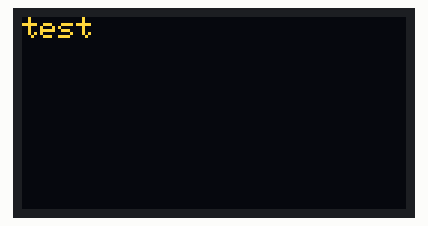
Simulated run of this sketch. Board: ESP8266 (NodeMCU). Shown: 128×64 one-colour display. The OLED is the two-colour kind (top 16 rows yellow); the display library's start-up logo is not drawn; random numbers use the default seed unless the sketch sets one.

Above: at 2.1 s.
At 4.26 s:
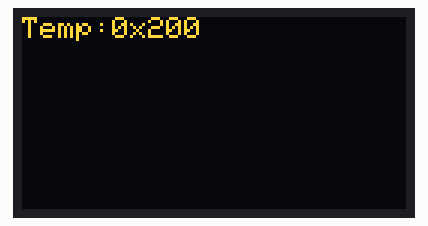
At 8.58 s:
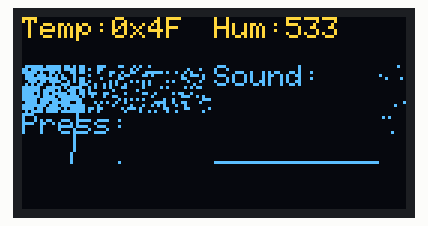
At 13.22 s:
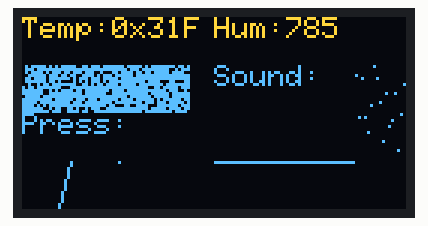
At 21.97 s:
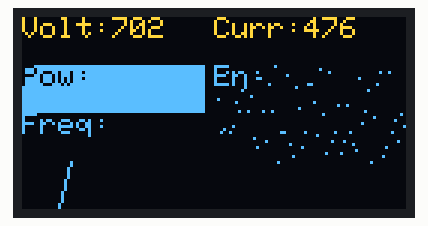
At 39.81 s:
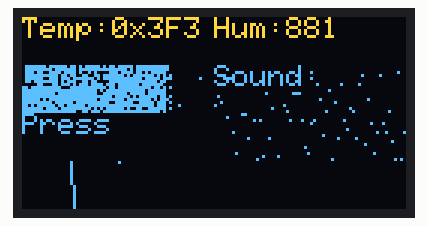

Measured:
- what the display in image 0 shows lasts 2.0 s, from 2.1 s to 4.1 s

The sketch:

multilayout.ino
```cpp
// Adafruit OLED display library
#include <Adafruit_GFX.h>
#include <Adafruit_SSD1306.h>

// Display dimensions
#define SCREEN_WIDTH 128 // OLED display width, in pixels
#define SCREEN_HEIGHT 64 // OLED display height, in pixels

// Display object
//Adafruit_SSD1306 display(SCREEN_WIDTH, SCREEN_HEIGHT, &Wire, -1);

// Declaration for SSD1306 display connected using software SPI (default case):
/*
#define OLED_MOSI   D7
#define OLED_CLK    D5
#define OLED_DC     D2
#define OLED_CS     D8
#define OLED_RESET  D3
Adafruit_SSD1306 display(SCREEN_WIDTH, SCREEN_HEIGHT,
  OLED_MOSI, OLED_CLK, OLED_DC, OLED_RESET, OLED_CS);
*/
///*
// Comment out above, uncomment this block to use hardware SPI
#define OLED_DC     D2
#define OLED_CS     D8
#define OLED_RESET  D3
Adafruit_SSD1306 display(SCREEN_WIDTH, SCREEN_HEIGHT,
  &SPI, OLED_DC, OLED_RESET, OLED_CS);
//*/

// Define the widget element struct
// Each widget element has a name, a label, a position, a font size, an update rate, and a display mode
// The display modes are: 0 for hex, 1 for dec, 2 for bar, 3 for rolling graph, 4 for analog gauge
// The parameters for each mode are: min, max, color, width, height, radius, etc.
struct WidgetElement {
  String name; // The name of the widget element
  String label; // The label to show on the display
  int x; // The x position of the label
  int y; // The y position of the label
  int font; // The font size of the label
  int rate; // The update rate of the widget element in milliseconds
  int mode; // The display mode of the widget element
  int params[10]; // The parameters for the display mode
};

// Define the layout array
// Each layout is an array of widget elements
// You can add or remove layouts as you wish
WidgetElement layouts[][5] = {
  // Layout 1: temperature, humidity, light, sound, pressure
  {
    // Widget element 1: temperature in hex
    {
      "temp", // The name of the widget element
      "Temp:", // The label to show on the display
      0, // The x position of the label
      0, // The y position of the label
      1, // The font size of the label
      500, // The update rate of the widget element in milliseconds
      0, // The display mode of the widget element (0 for hex)
     {
        0, // The minimum value of the widget element
        1023, // The maximum value of the widget element
        WHITE, // The color
        8*8, // Total width  (used by ClearArea() to clear underneath , total size estimated)
        1*8, // Total height (used by ClearArea() to clear underneath , total size estimated)
        0, 0, 0, 0, 0 // The unused parameters for the display mode
      }

    },
    // Widget element 2: humidity in dec
    {
      "hum", // The name of the widget element
      "Hum:", // The label to show on the display
      64, // The x position of the label
      0, // The y position of the label
      1, // The font size of the label
      1000, // The update rate of the widget element in milliseconds
      1, // The display mode of the widget element (1 for dec)
      {
        0, // The minimum value of the widget element
        1023, // The maximum value of the widget element
        WHITE, // The color
        8*8, // Total width  (used by ClearArea() to clear underneath , total size estimated)
        1*8, // Total height (used by ClearArea() to clear underneath , total size estimated)
        0, 0, 0, 0, 0 // The unused parameters for the display mode
      }
    },
    // Widget element 3: light in bar
    {
      "light", // The name of the widget element
      "Light:", // The label to show on the display
      0, // The x position of the label
      16, // The y position of the label
      1, // The font size of the label
      50, // The update rate of the widget element in milliseconds
      0x21, // The display mode of the widget element (0x21 for 2-bar 1-subtype fade)
      {
        0, // The minimum value of the widget element
        1023, // The maximum value of the widget element
        WHITE, // The bar color
        64, // The bar width
        16, // The bar height
        20, // the bar white rate
        50, // the bar fade rate
        0, 0, 0 // The unused parameters for the display mode
      }
    },
    // Widget element 4: sound in rolling graph
    {
      "sound", // The name of the widget element
      "Sound:", // The label to show on the display
      64, // The x position of the graph
      16, // The y position of the graph
      1, // The font size of the label
      500, // The update rate of the widget element in milliseconds
      3, // The display mode of the widget element (3 for rolling graph)
      {
        0, // The minimum value of the widget element
        1023, // The maximum value of the widget element
        WHITE, // The graph color
        64, // The graph width
        32, // The graph height
        0, 0, 0, 0, 0 // The unused parameters for the display mode
      }
    },
    // Widget element 5: pressure in analog gauge
    {
      "press", // The name of the widget element
      "Press:", // The label to show on the display
      0, // The x position of the label
      32, // The y position of the label
      1, // The font size of the label
      50, // The update rate of the widget element in milliseconds
      4, // The display mode of the widget element (4 for analog gauge)
      {
        0, // The minimum value of the widget element
        100, // The maximum value of the widget element
        WHITE, // The gauge color
        32, // The gauge width
        32, // The gauge height
        16, // The gauge radius
        0, 0, 0, 0 // The unused parameters for the display mode
      }
    }
  },
  // Layout 2: voltage, current, power, energy, frequency
  {
    // Widget element 1: voltage in dec
    {
      "volt", // The name of the widget element
      "Volt:", // The label to show on the display
      0, // The x position of the label
      0, // The y position of the label
      1, // The font size of the label
      1000, // The update rate of the widget element in milliseconds
      1, // The display mode of the widget element (1 for dec)
      {
        0, // The minimum value of the widget element
        1023, // The maximum value of the widget element
        WHITE, // The color
        8*8, // Total width  (used by ClearArea() to clear underneath , total size estimated)
        1*8, // Total height (used by ClearArea() to clear underneath , total size estimated)
        0, 0, 0, 0, 0 // The unused parameters for the display mode
      }
    },
    // Widget element 2: current in dec
    {
      "curr", // The name of the widget element
      "Curr:", // The label to show on the display
      64, // The x position of the label
      0, // The y position of the label
      1, // The font size of the label
      1000, // The update rate of the widget element in milliseconds
      1, // The display mode of the widget element (1 for dec)
      {
        0, // The minimum value of the widget element
        1023, // The maximum value of the widget element
        WHITE, // The color
        8*8, // Total width  (used by ClearArea() to clear underneath , total size estimated)
        1*8, // Total height (used by ClearArea() to clear underneath , total size estimated)
        0, 0, 0, 0, 0 // The unused parameters for the display mode
      }
    },
    // Widget element 3: power in bar
    {
      "pow", // The name of the widget element
      "Pow:", // The label to show on the display
      0, // The x position of the label
      16, // The y position of the label
      1, // The font size of the label
      500, // The update rate of the widget element in milliseconds
      2, // The display mode of the widget element (2 for bar)
      {
        0, // The minimum value of the widget element
        1023, // The maximum value of the widget element
        WHITE, // The bar color
        64, // The bar width
        16, // The bar height
        0, 0, 0, 0, 0 // The unused parameters for the display mode
      }
    },
    // Widget element 4: energy in rolling graph
    {
      "en", // The name of the widget element
      "En:", // The label to show on the display
      64, // The x position of the label
      16, // The y position of the label
      1, // The font size of the label
      100, // The update rate of the widget element in milliseconds
      3, // The display mode of the widget element (3 for rolling graph)
      {
        0, // The minimum value of the widget element
        1023, // The maximum value of the widget element
        WHITE, // The graph color
        64, // The graph width
        32, // The graph height
        0, 0, 0, 0, 0 // The unused parameters for the display mode
      }
    },
// Widget element 5: frequency in analog gauge
    {
      "freq", // The name of the widget element
      "Freq:", // The label to show on the display
      0, // The x position of the label
      32, // The y position of the label
      1, // The font size of the label
      500, // The update rate of the widget element in milliseconds
      4, // The display mode of the widget element (4 for analog gauge)
      {
        0, // The minimum value of the widget element
        100, // The maximum value of the widget element
        WHITE, // The gauge color
        32, // The gauge width
        32, // The gauge height
        16, // The gauge radius
        0, 0, 0, 0 // The unused parameters for the display mode
      }
    }
  }
};

// Define the number of layouts
#define NUM_LAYOUTS (sizeof(layouts) / sizeof(layouts[0]))

// Define the number of widget elements per layout
#define NUM_WIDGETS (sizeof(layouts[0]) / sizeof(layouts[0][0]))

// Define the buffer size for the rolling graph
#define BUFFER_SIZE 64

// Define the buffer for the rolling graph
int buffer[BUFFER_SIZE];

// Define the buffer index for the rolling graph
int bufferIndex = 0;

// Define the last update time for each widget element
unsigned long lastUpdate[NUM_WIDGETS];

// Define the current value for each widget element
int currentValue[NUM_WIDGETS];

// Define the current layout index
int currentLayout = 0;

// Define the last layout change time
unsigned long lastLayoutChange = 0;

// Define the layout change interval
unsigned long layoutChangeInterval = 16000; // 6 seconds

// Initialize the display
void initDisplay() {
  // Initialize with I2C address 0x3C
  if (!display.begin(SSD1306_SWITCHCAPVCC)) {
    Serial.println("SSD1306 allocation failed");
    for (;;); // Don't proceed, loop forever
  }

  display.display();
  delay(2000); // Pause for 2 seconds

  // Clear the display buffer
  display.clearDisplay();

  // Set the display rotation
//  display.setRotation(0);

  // Set the display contrast
//  display.setContrast(255);
//  display.dim(0); any value above 0 switches off the display in my case

    display.setTextSize(1);
    display.setTextColor(WHITE);
    display.setCursor(0, 0);
    display.print("test");


  // Display the buffer on the screen
  display.display();
  delay (2000);
}

// Update the display
void updateDisplay() {
  // Check if the layout needs to be changed
  if (millis() - lastLayoutChange >= layoutChangeInterval) {
    // Update the last layout change time
    lastLayoutChange = millis();

    // Increment the current layout index
    currentLayout++;

    // Wrap the current layout index
    if (currentLayout >= NUM_LAYOUTS) {
      currentLayout = 0;
    }

    // Clear the display buffer
    display.clearDisplay();
  }

  // Get the current layout
  WidgetElement* layout = layouts[currentLayout];

  // Loop through the widget elements
  for (int i = 0; i < NUM_WIDGETS; i++) {
    // Get the current widget element
    WidgetElement widget = layout[i];

    // Check if the widget element needs to be updated
    if (millis() - lastUpdate[i] >= widget.rate) {
      // Update the last update time
      lastUpdate[i] = millis();

      // Update the current value
      currentValue[i] = readWidget(widget.name);

      // Clear the area of the widget element
//      clearArea(widget);

      // Display the label
//      display.setTextSize(widget.font);
//      display.setTextColor(WHITE);
//      display.setCursor(widget.x, widget.y);
//      display.print(widget.label);

      // Display the value according to the mode
      switch (widget.mode) {
        case 0: // Hex
          clearArea(widget);
          display.setTextSize(widget.font);
          display.setTextColor(WHITE);
          display.setCursor(widget.x, widget.y);
          display.print(widget.label);
          display.print("0x");
          display.print(currentValue[i], HEX);
          break;
        case 1: // Dec
          clearArea(widget);
          display.setTextSize(widget.font);
          display.setTextColor(WHITE);
          display.setCursor(widget.x, widget.y);
          display.print(widget.label);
          display.print(currentValue[i], DEC);
          break;

        case 0x2: // Bar
          clearArea(widget);
//          clearArea_50(widget);

          displayBar(widget, currentValue[i]);
          display.setTextSize(widget.font);
//          display.setTextColor(WHITE);
          display.setTextColor(2); // FIXME: 2 for xor , but this should not be hardcoded as in color display this will fuck things up.
          display.setCursor(widget.x, widget.y);
          display.print(widget.label);
          break;

        case 0x21: // Bar with fade
//          clearArea(widget);
          clearAreaRate(widget,widget.params[6]); // set the clear area rate with the rate defined in the widget parameters

//          displayBar(widget, currentValue[i]);
          displayBarRate(widget, currentValue[i]);

          display.setTextSize(widget.font);
//          display.setTextColor(WHITE);
          display.setTextColor(2); // FIXME: 2 for xor , but this should not be hardcoded as in color display this will fuck things up.
          display.setCursor(widget.x, widget.y);
          display.print(widget.label);
          break;

        case 3: // Rolling graph
          clearArea(widget);
          display.setTextSize(widget.font);
//          display.setTextColor(WHITE);
          display.setTextColor(2); // FIXME: 2 for xor , but this should not be hardcoded as in color display this will fuck things up.
          display.setCursor(widget.x, widget.y);
          display.print(widget.label);

          displayGraph(widget, currentValue[i]);
          break;
        case 4: // Analog gauge
          clearArea(widget);
          display.setTextSize(widget.font);
//          display.setTextColor(WHITE);
          display.setTextColor(2); // FIXME: 2 for xor , but this should not be hardcoded as in color display this will fuck things up.
          display.setCursor(widget.x, widget.y);
          display.print(widget.label);

          displayGauge(widget, currentValue[i]);
          break;
        default: // Invalid mode
          display.print("?");
          break;
      }
      display.display();
    }
  }

  // Display the buffer on the screen
//  display.display();
}

// Read a widget element from a sensor or a pin
int readWidget(String name) {
  // TODO: Replace this with your own code to read the widget element from a sensor or a pin
  // For example, you can use analogRead(), digitalRead(), or a library function
  // For now, we just return a random value
  return random(0, 1024);
}

// Clear the area of a widget element
void clearArea(WidgetElement widget) {
  // Get the parameters
  int min = widget.params[0]; // The minimum value
  int max = widget.params[1]; // The maximum value
  int color = widget.params[2]; // The color
  int width = widget.params[3]; // The width
  int height = widget.params[4]; // The height
  int radius = widget.params[5]; // The radius

  // Calculate the area to clear
  int x1 = widget.x;
  int y1 = widget.y;
  int x2 = widget.x + width;
  int y2 = widget.y + height+1;

  // Clear the area
  display.fillRect(x1, y1, x2 - x1, y2 - y1, BLACK);
}

// Clear approx 50%the area of a widget element
void clearAreaRate(WidgetElement widget, int rate) {
  // Get the parameters
  int min = widget.params[0]; // The minimum value
  int max = widget.params[1]; // The maximum value
  int color = widget.params[2]; // The color
  int width = widget.params[3]; // The width
  int height = widget.params[4]; // The height
  int radius = widget.params[5]; // The radius

  // Calculate the area to clear
  int x1 = widget.x;
  int y1 = widget.y;
  int x2 = widget.x + width;
  int y2 = widget.y + height+1;

  // Clear the area
//  display.fillRect(x1, y1, x2 - x1, y2 - y1, BLACK);
  fillRectWithRate(x1, y1, x2 - x1, y2 - y1, BLACK,rate);

}

void fillRectWithRate(int x, int y, int w, int h, int color, int rate) {
  // calculate the number of pixels to fill
  // Fill the rectangle from left to right, top to bottom
  for (int py=y; py < y+h  ; py++) {
    for (int px=x ; px < x+w ; px++) {
      if ( random(100) > rate) {
        display.drawPixel(px,py,color);
      }
    }
  }
}

// Display a bar
void displayBar(WidgetElement widget, int value) {
  // Get the parameters
  int min = widget.params[0]; // The minimum value
  int max = widget.params[1]; // The maximum value
  int color = widget.params[2]; // The bar color
  int width = widget.params[3]; // The bar width
  int height = widget.params[4]; // The bar height

  // Map the value to the bar range
  int bar = map(value, min, max, 0, width);

  // Draw the bar
  display.fillRect(widget.x, widget.y, bar, height, color);
}

// Display a bar
void displayBarRate(WidgetElement widget, int value) {
  // Get the parameters
  int min     = widget.params[0]; // The minimum value
  int max     = widget.params[1]; // The maximum value
  int color   = widget.params[2]; // The bar color
  int width   = widget.params[3]; // The bar width
  int height  = widget.params[4]; // The bar height
  int rate    = widget.params[5]; // the bar intensity rate

  // Map the value to the bar range
  int bar = map(value, min, max, 0, width);

  // Draw the bar
  fillRectWithRate(widget.x, widget.y, bar, height, color,rate);
}


// Display a rolling graph
void displayGraph(WidgetElement widget, int value) {
  // Get the parameters
  int min = widget.params[0]; // The minimum value
  int max = widget.params[1]; // The maximum value
  int color = widget.params[2]; // The graph color
  int width = widget.params[3]; // The graph width
  int height = widget.params[4]; // The graph height

  // Map the value to the graph range
  int graph = map(value, min, max, 0, height);

  // Shift the buffer to the left
  for (int i = 0; i < BUFFER_SIZE - 1; i++) {
    buffer[i] = buffer[i + 1];
  }

  // Add the new value to the buffer
  buffer[BUFFER_SIZE - 1] = graph;

  // Increment the buffer index
  bufferIndex++;

  // Wrap the buffer index
  if (bufferIndex >= BUFFER_SIZE) {
    bufferIndex = 0;
  }

  // Draw the graph
  for (int i = 0; i < BUFFER_SIZE; i++) {
    int x = widget.x + i;
    int y = widget.y + height - buffer[i];
    display.drawPixel(x, y, color);
  }
}

// Display an analog gauge
void displayGauge(WidgetElement widget, int value) {
  // Get the parameters
  int min = widget.params[0]; // The minimum value
  int max = widget.params[1]; // The maximum value
  int color = widget.params[2]; // The gauge color
  int width = widget.params[3]; // The gauge width
  int height = widget.params[4]; // The gauge height
  int radius = widget.params[5]; // The gauge radius

  // Map the value to the gauge range
  int gauge = map(value, min, max, -90, 90);

  // Calculate the gauge angle in radians
  float angle = gauge * PI / 180.0;

  // Calculate the gauge end point
  int x = widget.x + width / 2 + radius * cos(angle);
  int y = widget.y + height / 2 + radius * sin(angle);

  // Draw the gauge
  display.drawLine(widget.x + width / 2, widget.y + height / 2, x, y, color);
}

// Setup function
void setup() {
  // Initialize serial communication
  Serial.begin(115200);

  // Initialize the display
  initDisplay();

  // Initialize the random seed
  randomSeed(analogRead(0));
}

// Loop function
void loop() {
  // Update the display
  updateDisplay();
}
```
